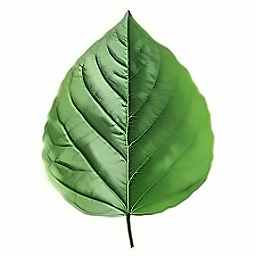
#> input picture enhanced_image.jpg, 256 x 256 px
$ python -i image_enhancer.py   (imports and definitions only)
#> lines starting #> are read from the running program, lines starting #| are printed output that depends on the picture
# Image resized to 128x128 or desired input shape using Pillow/OpenCV.

# Enhanced for brightness or contrast if needed.

# Converted to NumPy array, normalized, and reshaped.


import cv2
import numpy as np

def enhance_image(image_path):
    # Load image
#> called with image_path = 'enhanced_image.jpg'
    image = cv2.imread(image_path)
#> image is the input picture: shape (256, 256, 3); mean B, G, R 186.6, 211.3, 193.9

    # Resize to standard size
    image = cv2.resize(image, (256, 256))

    # Denoising
    image = cv2.fastNlMeansDenoisingColored(image, None, 10, 10, 7, 21)

    # Sharpening
    kernel = np.array([[0, -1, 0],
                       [-1, 5,-1],
                       [0, -1, 0]])
    image = cv2.filter2D(src=image, ddepth=-1, kernel=kernel)
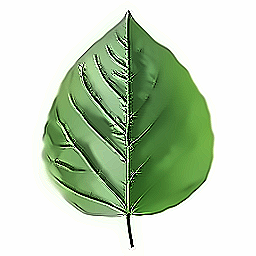
#> image: shape (256, 256, 3); mean B, G, R 187.5, 211.4, 194.7

    # Save enhanced image
    enhanced_path = "enhanced_image.jpg"
    cv2.imwrite(enhanced_path, image)

    return enhanced_path

>>> result = enhance_image('enhanced_image.jpg')

$ run again, on img1.jpg
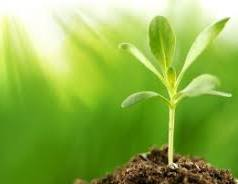
#> input picture img1.jpg, 238 x 184 px
#> in enhance_image, image is the input picture: shape (184, 238, 3); mean B, G, R 72.5, 177.9, 141.5
#> in enhance_image, `image = cv2.fastNlMeansDenoisingColored(image, None, 10, 10, 7, 21)`:
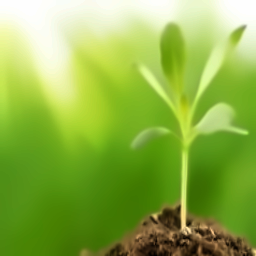
#> image: shape (256, 256, 3); mean B, G, R 71.2, 177.5, 141
#> in enhance_image, `image = cv2.filter2D(src=image, ddepth=-1, kernel=kernel)`:
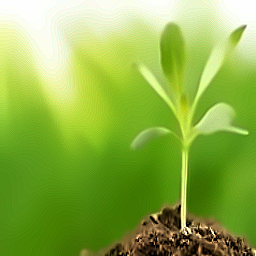
#> image: shape (256, 256, 3); mean B, G, R 71.3, 177.5, 140.9
